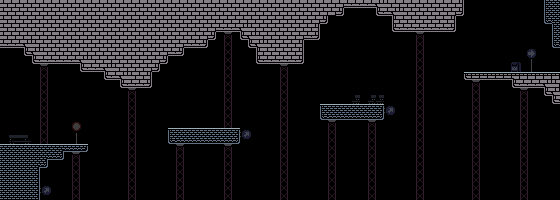

This game map was drawn from its Tiled (.tmx) file and the tilesets committed beside it. A one-line description and the trimmed map source follow:
An orthogonal 70x25 tile map with 8x8 px tiles, 2 tile layers (Tile Layer 1, Back Tiles), 3 tilesets and 5 objects.

<map version="1.9" tiledversion="1.9.2" orientation="orthogonal" renderorder="right-down" width="70" height="25" tilewidth="8" tileheight="8" infinite="0" nextlayerid="4" nextobjectid="8">
 <tileset firstgid="1" source="../tilesets/bricks.tsx" />
 <tileset firstgid="3" source="../tilesets/Tiles-2.tsx" />
 <tileset firstgid="53" source="../tilesets/Street Objects.tsx" />
 <layer id="1" name="Tile Layer 1" width="70" height="25">
  <data>[1750 cells, 457 non-empty, 24 distinct tile ids]</data>
 </layer>
 <layer id="3" name="Back Tiles" width="70" height="25">
  <properties>
   <property name="z-index" type="int" value="-20" />
  </properties>
  <data>[1750 cells, 153 non-empty, 8 distinct tile ids]</data>
 </layer>
 <objectgroup id="2" name="Object Layer 1">
  <object id="1" template="../templates/spawnpoint.tx" x="56" y="144" />
  <object id="2" x="168" y="144">
   <properties>
    <property name="limits" type="object" value="3" />
    <property name="type" propertytype="ObjectType" value="camera_area" />
   </properties>
   <polygon points="0,0 0,-144 152,-144 152,0" />
  </object>
  <object id="3" x="120" y="0" width="256" height="168">
   <properties>
    <property name="type" propertytype="ObjectType" value="camera_limits" />
   </properties>
  </object>
  <object id="5" x="320" y="120">
   <properties>
    <property name="limits" type="object" value="7" />
    <property name="type" propertytype="ObjectType" value="camera_area" />
   </properties>
   <polygon points="0,0 240,0 240,-120 0,-120" />
  </object>
  <object id="7" x="272" y="0" width="288" height="144">
   <properties>
    <property name="type" propertytype="ObjectType" value="camera_limits" />
   </properties>
  </object>
 </objectgroup>
</map>